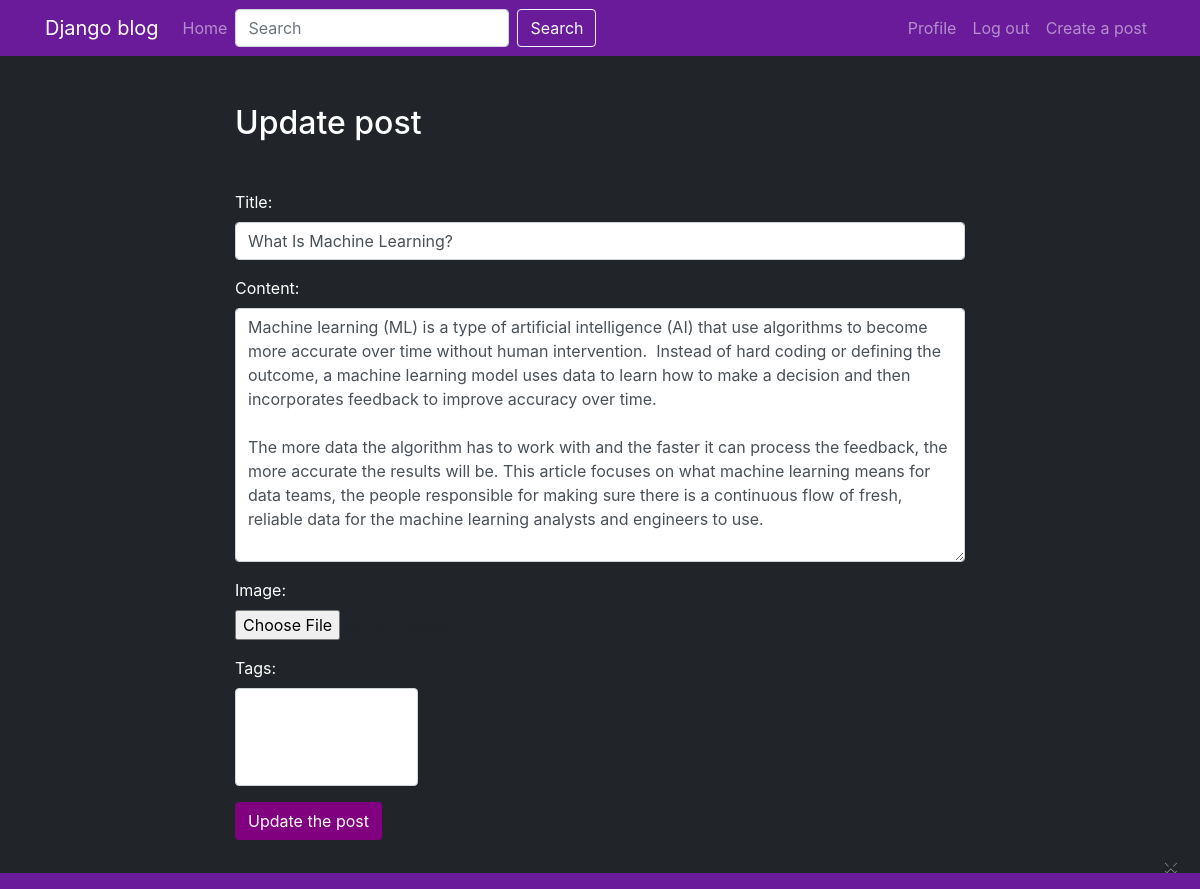
The app's page /post/1/ (signed in) with its own data.
### core/models.py (models this page shows, shortened)
class Post(models.Model):
    title = models.CharField(max_length=200, db_index=True)
    slug = models.SlugField(max_length=200, db_index=True)
    author = models.ForeignKey(
        settings.AUTH_USER_MODEL, on_delete=models.CASCADE)
    content = models.TextField()
    image = models.ImageField(upload_to='', blank=True, null=True)
    tags = models.ManyToManyField(Tag, blank=True)
    created_on = models.DateTimeField(auto_now_add=True)
    updated_on = models.DateTimeField(auto_now=True)
    class Meta:
        ordering = ['-created_on']

### core/views.py (the view, shortened to what this page needs)
# urls.py: path('post/<int:pk>/', PostUpdateView.as_view(), name='post_update'),
class PostUpdateView(LoginRequiredMixin, UpdateView):
    model = Post
    fields = ["title", "content", "image", "tags"]
    def get_context_data(self, **kwargs):
        context = super().get_context_data(**kwargs)
        update = True
        context['update'] = update
        return context
    def get_queryset(self):
        return self.model.objects.filter(author=self.request.user)

### users/forms.py
class SearchForm(forms.Form):
    query = forms.CharField(max_length=100, widget=forms.TextInput(attrs={'placeholder': 'Search', 'class': 'form-control mr-sm-2'}))

### users/context_processors.py (called while the page is built)
def search_form(request):
    return {'search_form': SearchForm()}

### templates/core/post_form.html (shortened to what this page needs)
{% extends "base.html" %}
{% block content %}
<div class="container">
  <div class="row">
    <div class="col-8 offset-2">
      <h2 class="white-text my-5">{% if update %}Update post{% else %}Create a post{% endif %}</h2>
      <form method="post" enctype="multipart/form-data">
        <div class="form-group">
          <span class="white-text">{{ form.title.label_tag }}</span>
          <input type="text" class="form-control {% if form.title.errors %}is-invalid{% endif %}" id="id_title"
            name="title" value='{{ form.title.value|default:"" }}'>
        </div>
        <div class="form-group">
          <span class="white-text">{{ form.content.label_tag }}</span>
          <textarea type="text" class="form-control {% if form.content.errors %}is-invalid{% endif %}" id="id_content"
            name="content" cols="40" rows="10">{{ form.content.value|default:"" }}</textarea>
        </div>
        <div class="form-group">
          <span class="white-text">{{ form.image.label_tag }}</span><br>
          <input type="file" class="{% if form.image.errors %}is-invalid{% endif %}" id="id_image" name="image"
            accept="image/*">
        </div>
        <div class="form-group">
          <span class="white-text">{{ form.tags.label_tag }}</span><br>
          <select class="custom-select w-25" name="tags" id="id_tags" multiple>
          </select>
        </div>
        <button type="submit" class="btn purple-btn">
          {% if update %}Update the post{% else %}Create a post{% endif %}
        </button>
      </form>
    </div>
  </div>
</div>
{% endblock content %}

### templates/base.html (style rules this page uses)
.white-text { color: #ffffff; }

### templates/core/post_form.html (style rules this page uses)
.white-text { color: white; }
.purple-btn { background-color: purple; color: white; }

### records on screen
Post: title "What Is Machine Learning?", content "Machine learning (ML) is a type of artificial intelligence (AI) that use algorithms to become more accurate over time without human intervention. Instead of hard coding or defining the outcome, a machine learning model uses data to learn how to make a decision and then incorporates feedback to improve accuracy over time. The more data the algorithm has to work with and the faster it can process the feedback, the more accurate the results will be. This article focuses on what machine learning means for data teams, the people responsible for making sure there is a continuous flow of fresh, reliable data for the machine learning analysts and engineers to use."
